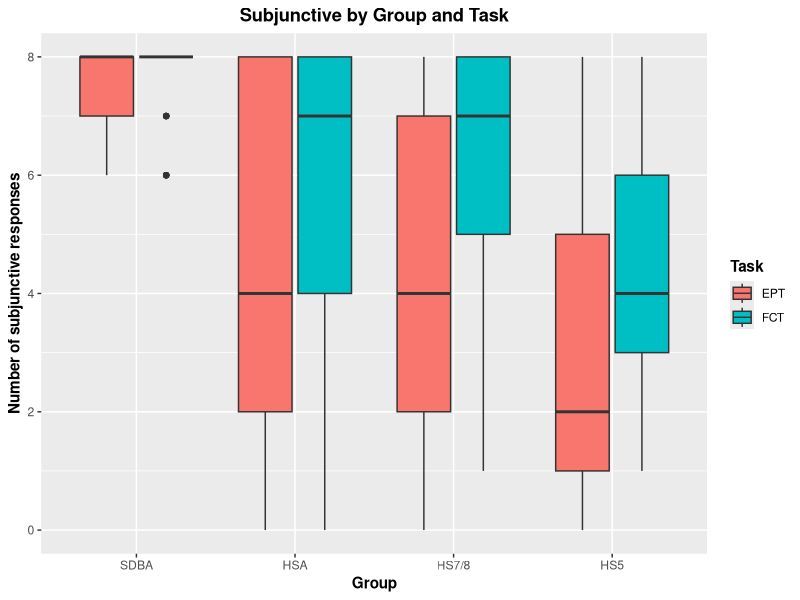

Write the R code that produced this figure.
library(tidyverse)


# Prepare and load data
## EPT
SDB_EPT <- read_csv("./CSV Files/SDB/SDB Subjunctive EPT.csv") %>%
  filter(Property == "Intensional subjunctive") %>%
  mutate(Group = "SDBA")

HSA_EPT <- read_csv("./CSV Files/Adult HS/Adult HS Subjunctive EPT.csv") %>%
  filter(Property == "Intensional subjunctive") %>% 
  mutate(Group = "HSA")

DLI78_EPT <- read_csv("./CSV Files/DLI-78/DLI-78 Subjunctive EPT.csv") %>%
  filter(Property == "Intensional subjunctive") %>% 
  mutate(Group = "HS7/8")

MLS78_EPT <- read_csv("./CSV Files/MLS-78/MLS-78 Subjunctive EPT.csv") %>%
  filter(Property == "Intensional subjunctive") %>% 
  mutate(Group = "HS7/8")

DLI5_EPT <- read_csv("./CSV Files/DLI-5/DLI-5 Subjunctive EPT.csv")  %>%
  filter(Property == "Intensional subjunctive") %>% 
  mutate(Group = "HS5")

MLS5_EPT <- read_csv("./CSV Files/MLS-5/MLS-5 Subjunctive EPT.csv") %>%
  filter(Property == "Intensional subjunctive") %>% 
  mutate(Group = "HS5") 


## FCT
SDB_FCT <- read_csv("./CSV Files/SDB/SDB Subjunctive FCT.csv") %>%
  filter(Property == "Intensional subjunctive") %>%
  mutate(Group = "SDBA")

HSA_FCT <- read_csv("./CSV Files/Adult HS/Adult HS Subjunctive FCT.csv") %>%
  filter(Property == "Intensional subjunctive") %>% 
  mutate(Group = "HSA")

DLI78_FCT <- read_csv("./CSV Files/DLI-78/DLI-78 Subjunctive FCT.csv") %>%
  filter(Property == "Intensional subjunctive") %>% 
  mutate(Group = "HS7/8")

MLS78_FCT <- read_csv("./CSV Files/MLS-78/MLS-78 Subjunctive FCT.csv") %>%
  filter(Property == "Intensional subjunctive") %>% 
  mutate(Group = "HS7/8")

DLI5_FCT <- read_csv("./CSV Files/DLI-5/DLI-5 Subjunctive FCT.csv")  %>%
  filter(Property == "Intensional subjunctive") %>% 
  mutate(Group = "HS5")

MLS5_FCT <- read_csv("./CSV Files/MLS-5/MLS-5 Subjunctive FCT.csv") %>%
  filter(Property == "Intensional subjunctive") %>% 
  mutate(Group = "HS5")


## Join data
EPT <- rbind(SDB_EPT, HSA_EPT, DLI78_EPT, MLS78_EPT, DLI5_EPT, MLS5_EPT)
FCT <- rbind(SDB_FCT, HSA_FCT, DLI78_FCT, MLS78_FCT, DLI5_FCT, MLS5_FCT)


# Calculate averages
## Generate averages
EPT_Average <- aggregate(EPT$Mood_Use, list(EPT$Part_ID), FUN = sum, na.rm = TRUE)
EPT_Average <- EPT_Average %>% rename(Subj_Sum = x)
EPT_Average <- left_join(EPT, EPT_Average, by = c("Part_ID" = "Group.1")) %>% 
  mutate(Subj_Percentage = (Subj_Sum/8)*100)

FCT_Average <- aggregate(FCT$Mood_Use, list(FCT$Part_ID), FUN = sum, na.rm = TRUE)
FCT_Average <- FCT_Average %>% rename(Subj_Sum = x)
FCT_Average <- left_join(FCT, FCT_Average, by = c("Part_ID" = "Group.1")) %>% 
  mutate(Subj_Percentage = (Subj_Sum/8)*100)


## Join datasets
Aggregate <- rbind(EPT_Average, FCT_Average)
Aggregate$Group <- factor(Aggregate$Group, levels = c("SDBA", "HSA", "HS7/8", "HS5"))
Aggregate$Task <- factor(Aggregate$Task, levels = c("EPT", "FCT"))


# Create graph
Aggregate %>% 
  ggplot(aes(x = Group, y = Subj_Sum, fill = Task)) +
  geom_boxplot() +
  scale_y_continuous(breaks = seq (0, 8, 2),
                     limits = c(0, 8)) +
  labs(x = "Group", y = "Number of subjunctive responses", title = "Subjunctive by Group and Task") +
  theme(axis.title = element_text(face = "bold"),
        plot.title = element_text(hjust = 0.5, face = "bold"),
        legend.title = element_text(face = "bold"))
